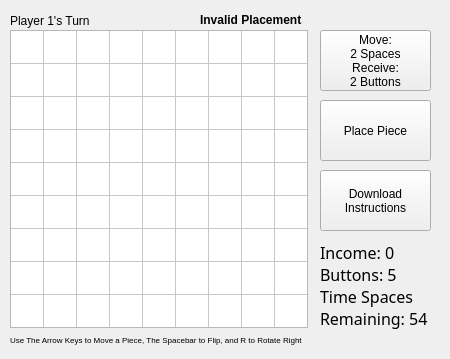
    <widget class="QWidget" name="p2">
     <attribute name="title">
      <string>P2 Quilt</string>
     </attribute>
     <widget class="QTableWidget" name="p2quilt">
      <property name="geometry">
       <rect>
        <x>10</x>
        <y>30</y>
        <width>298</width>
        <height>298</height>
       </rect>
      </property>
      <property name="maximumSize">
       <size>
        <width>381</width>
        <height>16777215</height>
       </size>
      </property>
      <property name="lineWidth">
       <number>1</number>
      </property>
      <property name="verticalScrollBarPolicy">
       <enum>Qt::ScrollBarAlwaysOff</enum>
      </property>
      <property name="horizontalScrollBarPolicy">
       <enum>Qt::ScrollBarAlwaysOff</enum>
      </property>
      <attribute name="horizontalHeaderVisible">
       <bool>false</bool>
      </attribute>
      <attribute name="horizontalHeaderMinimumSectionSize">
       <number>32</number>
      </attribute>
      <attribute name="horizontalHeaderDefaultSectionSize">
       <number>33</number>
      </attribute>
      <attribute name="verticalHeaderVisible">
       <bool>false</bool>
      </attribute>
      <attribute name="verticalHeaderMinimumSectionSize">
       <number>32</number>
      </attribute>
      <attribute name="verticalHeaderDefaultSectionSize">
       <number>33</number>
      </attribute>
      <row>
       <property name="text">
        <string>1</string>
       </property>
      </row>
      <row>
       <property name="text">
        <string>2</string>
       </property>
      </row>
      <row>
       <property name="text">
        <string>3</string>
       </property>
      </row>
      <row>
       <property name="text">
        <string>4</string>
       </property>
      </row>
      <row>
       <property name="text">
        <string>5</string>
       </property>
      </row>
      <row>
       <property name="text">
        <string>6</string>
       </property>
      </row>
      <row>
       <property name="text">
        <string>7</string>
       </property>
      </row>
      <row>
       <property name="text">
        <string>8</string>
       </property>
      </row>
      <row>
       <property name="text">
        <string>9</string>
       </property>
      </row>
      <column>
       <property name="text">
        <string>1</string>
       </property>
      </column>
      <column>
       <property name="text">
        <string>2</string>
       </property>
      </column>
      <column>
       <property name="text">
        <string>3</string>
       </property>
      </column>
      <column>
       <property name="text">
        <string>4</string>
       </property>
      </column>
      <column>
       <property name="text">
        <string>5</string>
       </property>
      </column>
      <column>
       <property name="text">
        <string>6</string>
       </property>
      </column>
      <column>
       <property name="text">
        <string>7</string>
       </property>
      </column>
      <column>
       <property name="text">
        <string>8</string>
       </property>
      </column>
      <column>
       <property name="text">
        <string>9</string>
       </property>
      </column>
      <item row="1" column="0">
       <property name="text">
        <string/>
       </property>
       <property name="foreground">
        <brush brushstyle="NoBrush">
         <color alpha="255">
          <red>255</red>
          <green>170</green>
          <blue>0</blue>
         </color>
        </brush>
       </property>
      </item>
      <item row="1" column="1">
       <property name="text">
        <string/>
       </property>
       <property name="foreground">
        <brush brushstyle="NoBrush">
         <color alpha="255">
          <red>85</red>
          <green>255</green>
          <blue>0</blue>
         </color>
        </brush>
       </property>
      </item>
     </widget>
     <widget class="QLabel" name="label">
      <property name="geometry">
       <rect>
        <x>10</x>
        <y>10</y>
        <width>181</width>
        <height>21</height>
       </rect>
      </property>
      <property name="text">
       <string>Player 1's Turn</string>
      </property>
     </widget>
     <widget class="QLabel" name="ErrorMessage">
      <property name="geometry">
       <rect>
        <x>200</x>
        <y>10</y>
        <width>111</width>
        <height>20</height>
       </rect>
      </property>
      <property name="font">
       <font>
        <weight>75</weight>
        <bold>true</bold>
       </font>
      </property>
      <property name="text">
       <string>Invalid Placement</string>
      </property>
     </widget>
     <widget class="QPushButton" name="pushButton_2">
      <property name="geometry">
       <rect>
        <x>320</x>
        <y>100</y>
        <width>111</width>
        <height>61</height>
       </rect>
      </property>
      <property name="text">
       <string>Place Piece</string>
      </property>
     </widget>
     <widget class="QPushButton" name="pushButton_3">
      <property name="geometry">
       <rect>
        <x>320</x>
        <y>170</y>
        <width>111</width>
        <height>61</height>
       </rect>
      </property>
      <property name="text">
       <string>Download
Instructions</string>
      </property>
     </widget>
     <widget class="QLabel" name="label_4">
      <property name="geometry">
       <rect>
        <x>320</x>
        <y>240</y>
        <width>121</width>
        <height>91</height>
       </rect>
      </property>
      <property name="font">
       <font>
        <family>Sylfaen</family>
        <pointsize>12</pointsize>
       </font>
      </property>
      <property name="text">
       <string>Income: 0
Buttons: 5
Time Spaces
Remaining: 54</string>
      </property>
     </widget>
     <widget class="QPushButton" name="pushButton_7">
      <property name="geometry">
       <rect>
        <x>320</x>
        <y>30</y>
        <width>111</width>
        <height>61</height>
       </rect>
      </property>
      <property name="text">
       <string>Move:
2 Spaces
Receive:
2 Buttons</string>
      </property>
     </widget>
     <widget class="QLabel" name="label_5">
      <property name="geometry">
       <rect>
        <x>10</x>
        <y>330</y>
        <width>431</width>
        <height>20</height>
       </rect>
      </property>
      <property name="font">
       <font>
        <pointsize>6</pointsize>
       </font>
      </property>
      <property name="text">
       <string>Use The Arrow Keys to Move a Piece, The Spacebar to Flip, and R to Rotate Right</string>
      </property>
     </widget>
    </widget>
